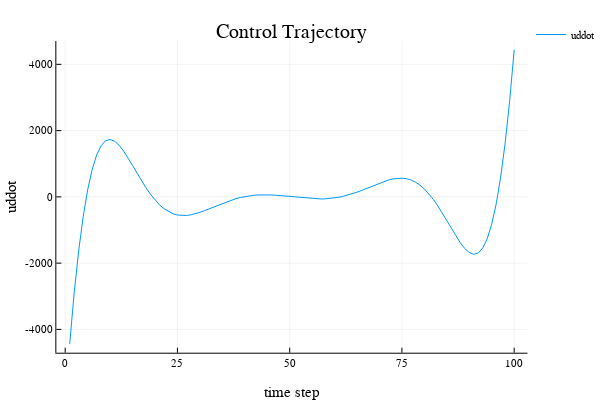

Notebook code for this chart:
### Code cell
plot(prob.U,xlabel="time step",ylabel="uddot",title="Control Trajectory",label="uddot")

### Figure 1 — Plotly figure (JSON) as saved in the notebook; plotly's stock layout.template omitted (floating-point values rounded to 4 significant figures)
{"data": [{"colorbar": {"title": ""}, "hoverinfo": "text", "legendgroup": "uddot", "line": {"color": "rgba(0, 154, 250, 1.000)", "dash": "solid", "shape": "linear", "width": 1}, "mode": "lines", "name": "uddot", "showlegend": true, "text": [null, null, null, null, null, null, null, null, null, null, null, null, null, null, null, null, null, null, null, null, null, null, null, null, null, null, null, null, null, null, null, null, null, null, null, null, null, null, null, null, null, null, null, null, null, null, null, null, null, null, null, null, null, null, null, null, null, null, null, null, null, null, null, null, null, null, null, null, null, null, null, null, null, null, null, null, null, null, null, null, null, null, null, null, null, null, null, null, null, null, null, null, null, null, null, null, null, null, null, null], "type": "scatter", "x": [1, 2, 3, 4, 5, 6, 7, 8, 9, 10, 11, 12, 13, 14, 15, 16, 17, 18, 19, 20, 21, 22, 23, 24, 25, 26, 27, 28, 29, 30, 31, 32, 33, 34, 35, 36, 37, 38, 39, 40, 41, 42, 43, 44, 45, 46, 47, 48, 49, 50, 51, 52, 53, 54, 55, 56, 57, 58, 59, 60, 61, 62, 63, 64, 65, 66, 67, 68, 69, 70, 71, 72, 73, 74, 75, 76, 77, 78, 79, 80, 81, 82, 83, 84, 85, 86, 87, 88, 89, 90, 91, 92, 93, 94, 95, 96, 97, 98, 99, 100], "xaxis": "x1", "y": [-4437.0, -2905.0, -1634.0, -603.2, 208.7, 822.7, 1260.0, 1544.0, 1694.0, 1733.0, 1681.0, 1559.0, 1386.0, 1178.0, 951.2, 718.1, 489.6, 274.1, 78.22, -93.74, -239.1, -356.6, -446.4, -509.7, -548.2, -564.5, -561.3, -541.9, -509.2, -466.3, -416.3, -361.7, -305.0, -248.5, -193.8, -142.5, -95.8, -54.52, -19.26, 9.656, 32.14, 48.28, 58.39, 62.86, 62.26, 57.22, 48.47, 36.76, 22.92, 7.783, -7.782, -22.92, -36.76, -48.47, -57.22, -62.26, -62.86, -58.38, -48.28, -32.13, -9.656, 19.26, 54.52, 95.8, 142.5, 193.8, 248.5, 305.0, 361.7, 416.3, 466.3, 509.2, 541.9, 561.3, 564.5, 548.2, 509.7, 446.4, 356.6, 239.1, 93.75, -78.22, -274.1, -489.6, -718.1, -951.2, -1178.0, -1386.0, -1559.0, -1681.0, -1733.0, -1694.0, -1544.0, -1260.0, -822.8, -208.7, 603.2, 1634.0, 2905.0, 4437.0], "yaxis": "y1", "zmax": 0.1, "zmin": -0.1}], "layout": {"annotations": [{"font": {"color": "rgba(0, 0, 0, 1.000)", "family": "sans-serif", "size": 20}, "rotation": 0, "showarrow": false, "text": "Control Trajectory", "x": 0.5498, "xanchor": "center", "xref": "paper", "y": 1, "yanchor": "top", "yref": "paper"}], "height": 400, "legend": {"bgcolor": "rgba(255, 255, 255, 1.000)", "bordercolor": "rgba(0, 0, 0, 1.000)", "font": {"color": "rgba(0, 0, 0, 1.000)", "family": "sans-serif", "size": 11}, "tracegroupgap": 0, "x": 1, "y": 1}, "margin": {"b": 20, "l": 0, "r": 0, "t": 20}, "paper_bgcolor": "rgba(255, 255, 255, 1.000)", "plot_bgcolor": "rgba(255, 255, 255, 1.000)", "showlegend": true, "width": 600, "xaxis": {"anchor": "y1", "domain": [0.1061, 0.9934], "gridcolor": "rgba(0, 0, 0, 0.100)", "gridwidth": 0.5, "linecolor": "rgba(0, 0, 0, 1.000)", "mirror": false, "range": [-1.97, 103.0], "showgrid": true, "showline": true, "showticklabels": true, "tickangle": 0, "tickcolor": "rgb(0, 0, 0)", "tickfont": {"color": "rgba(0, 0, 0, 1.000)", "family": "sans-serif", "size": 11}, "tickmode": "array", "ticks": "inside", "ticktext": ["0", "25", "50", "75", "100"], "tickvals": [0, 25, 50, 75, 100], "title": "time step", "titlefont": {"color": "rgba(0, 0, 0, 1.000)", "family": "sans-serif", "size": 15}, "type": "-", "visible": true, "zeroline": false, "zerolinecolor": "rgba(0, 0, 0, 1.000)"}, "yaxis": {"anchor": "x1", "domain": [0.07581, 0.9415], "gridcolor": "rgba(0, 0, 0, 0.100)", "gridwidth": 0.5, "linecolor": "rgba(0, 0, 0, 1.000)", "mirror": false, "range": [-4703.0, 4703.0], "showgrid": true, "showline": true, "showticklabels": true, "tickangle": 0, "tickcolor": "rgb(0, 0, 0)", "tickfont": {"color": "rgba(0, 0, 0, 1.000)", "family": "sans-serif", "size": 11}, "tickmode": "array", "ticks": "inside", "ticktext": ["-4000", "-2000", "0", "2000", "4000"], "tickvals": [-4000, -2000, 0, 2000, 4000], "title": "uddot", "titlefont": {"color": "rgba(0, 0, 0, 1.000)", "family": "sans-serif", "size": 15}, "type": "-", "visible": true, "zeroline": false, "zerolinecolor": "rgba(0, 0, 0, 1.000)"}}}
